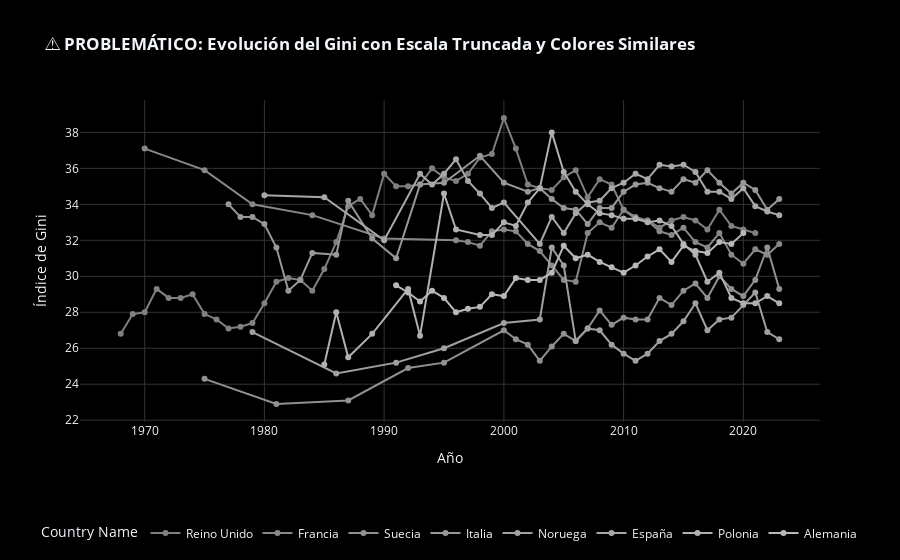

Here is the notebook cell this chart was saved with:
### Markdown cell above
## Parte 1: Visualización con Problemas

### Problema 1: Escalas mal ajustadas y paleta de colores inadecuada

Esta visualización demuestra los problemas mencionados:
- **Eje Y truncado**: No comienza en 0, exagerando falsamente las diferencias
- **Paleta de colores problemática**: Colores muy similares que dificultan la comparación

### Code cell
import plotly.express as px
import plotly.graph_objects as go
import pandas as pd

# Seleccionar algunos países para la visualización problemática
PAISES_FILTRADOS = ['Reino Unido', 'Francia', 'Italia', 'Noruega', 'Suecia', 'Alemania', 'España', 'Polonia']

df_estudio = df_paises_europeos[df_paises_europeos['Country Name'].isin(PAISES_FILTRADOS)].copy()

if df_estudio.empty:
    print("❌ Error: No se encontraron los países solicitados en el DataFrame.")
else:
    # ==========================================================
    # ⚠️ VISUALIZACIÓN PROBLEMÁTICA 1: Eje Y truncado
    # ==========================================================
    print("⚠️ PROBLEMA 1: Eje Y truncado (no comienza en 0)")
    print("   Esto exagera falsamente las diferencias entre países")
    
    # Calcular el rango mínimo y máximo de los datos
    gini_min = df_estudio['Value'].min()
    gini_max = df_estudio['Value'].max()
    
    # ⚠️ PROBLEMA: Truncar el eje Y para exagerar diferencias
    # En lugar de [0, 50], usamos un rango muy estrecho
    Y_MIN_PROBLEMA = gini_min - 1  # No comienza en 0
    Y_MAX_PROBLEMA = gini_max + 1  # Rango muy estrecho
    
    # ⚠️ PROBLEMA: Paleta de colores con tonos muy similares (grises)
    # Esto dificulta distinguir entre países
    COLOR_PALETTE_PROBLEMA = [
        '#808080',  # Gris medio
        '#888888',  # Gris ligeramente más claro
        '#909090',  # Gris más claro
        '#989898',  # Gris aún más claro
        '#A0A0A0',  # Gris claro
        '#A8A8A8',  # Gris muy claro
        '#B0B0B0',  # Gris casi blanco
        '#B8B8B8'   # Gris muy claro
    ]
    
    fig_problema = px.line(
        df_estudio.sort_values('Year'),
        x='Year',
        y='Value',
        color='Country Name',
        color_discrete_sequence=COLOR_PALETTE_PROBLEMA,  # Colores muy similares
        markers=True,
        title='<b>⚠️ PROBLEMÁTICO: Evolución del Gini con Escala Truncada y Colores Similares</b>',
        labels={'Value': 'Índice de Gini', 'Year': 'Año'}
    )
    
    # ⚠️ Configuración problemática del eje Y
    fig_problema.update_layout(
        template='plotly_dark',
        plot_bgcolor='black',
        paper_bgcolor='black',
        yaxis=dict(
            range=[Y_MIN_PROBLEMA, Y_MAX_PROBLEMA],  # ⚠️ Rango truncado, no desde 0
            gridcolor='#333'
        ),
        xaxis=dict(gridcolor='#333'),
        legend=dict(
            orientation="h",
            yanchor="top",
            y=-0.3,
            xanchor="center",
            x=0.5
        )
    )
    
    fig_problema.show()
    
    print(f"\n📊 Rango del eje Y problemático: [{Y_MIN_PROBLEMA:.1f}, {Y_MAX_PROBLEMA:.1f}]")
    print(f"   (Debería ser [0, 50] para una perspectiva real)")
    print(f"   ⚠️ Esto hace que diferencias pequeñas parezcan enormes!")

### Figure 1 — Plotly figure (JSON) as saved in the notebook; plotly's stock layout.template omitted (floating-point values rounded to 4 significant figures)
{"data": [{"hovertemplate": "Country Name=Reino Unido<br>Año=%{x}<br>Índice de Gini=%{y}<extra></extra>", "legendgroup": "Reino Unido", "line": {"color": "#808080", "dash": "solid"}, "marker": {"symbol": "circle"}, "mode": "lines+markers", "name": "Reino Unido", "orientation": "v", "showlegend": true, "x": [1968, 1969, 1970, 1971, 1972, 1973, 1974, 1975, 1976, 1977, 1978, 1979, 1980, 1981, 1982, 1983, 1984, 1985, 1986, 1987, 1988, 1989, 1990, 1991, 1992, 1993, 1994, 1995, 1996, 1997, 1998, 1999, 2000, 2001, 2002, 2003, 2004, 2005, 2006, 2007, 2008, 2009, 2010, 2011, 2012, 2013, 2014, 2015, 2016, 2017, 2018, 2019, 2020, 2021], "xaxis": "x", "y": [26.8, 27.9, 28.0, 29.3, 28.8, 28.8, 29.0, 27.9, 27.6, 27.1, 27.2, 27.4, 28.5, 29.7, 29.9, 29.8, 29.2, 30.4, 31.9, 33.9, 34.3, 33.4, 35.7, 35.0, 35.0, 35.1, 36.0, 35.5, 35.3, 35.7, 36.6, 36.8, 38.8, 37.1, 35.1, 34.9, 34.8, 35.5, 35.9, 34.4, 35.4, 35.1, 33.7, 33.2, 33.1, 32.7, 33.1, 33.3, 33.1, 32.6, 33.7, 32.8, 32.6, 32.4], "yaxis": "y", "type": "scatter"}, {"hovertemplate": "Country Name=Francia<br>Año=%{x}<br>Índice de Gini=%{y}<extra></extra>", "legendgroup": "Francia", "line": {"color": "#888888", "dash": "solid"}, "marker": {"symbol": "circle"}, "mode": "lines+markers", "name": "Francia", "orientation": "v", "showlegend": true, "x": [1970, 1975, 1979, 1984, 1990, 1996, 1997, 1998, 1999, 2000, 2001, 2002, 2003, 2004, 2005, 2006, 2007, 2008, 2009, 2010, 2011, 2012, 2013, 2014, 2015, 2016, 2017, 2018, 2019, 2020, 2021, 2022, 2023], "xaxis": "x", "y": [37.1, 35.9, 34.0, 33.4, 32.1, 32.0, 31.9, 31.7, 32.5, 32.6, 32.5, 31.8, 31.4, 30.6, 29.8, 29.7, 32.4, 33.0, 32.7, 33.7, 33.3, 33.1, 32.5, 32.3, 32.7, 31.9, 31.6, 32.4, 31.2, 30.7, 31.5, 31.2, 31.8], "yaxis": "y", "type": "scatter"}, {"hovertemplate": "Country Name=Suecia<br>Año=%{x}<br>Índice de Gini=%{y}<extra></extra>", "legendgroup": "Suecia", "line": {"color": "#909090", "dash": "solid"}, "marker": {"symbol": "circle"}, "mode": "lines+markers", "name": "Suecia", "orientation": "v", "showlegend": true, "x": [1975, 1981, 1987, 1992, 1995, 2000, 2001, 2002, 2003, 2004, 2005, 2006, 2007, 2008, 2009, 2010, 2011, 2012, 2013, 2014, 2015, 2016, 2017, 2018, 2019, 2020, 2021, 2022, 2023], "xaxis": "x", "y": [24.3, 22.9, 23.1, 24.9, 25.2, 27.0, 26.5, 26.2, 25.3, 26.1, 26.8, 26.4, 27.1, 28.1, 27.3, 27.7, 27.6, 27.6, 28.8, 28.4, 29.2, 29.6, 28.8, 30.0, 29.3, 28.9, 29.8, 31.6, 29.3], "yaxis": "y", "type": "scatter"}, {"hovertemplate": "Country Name=Italia<br>Año=%{x}<br>Índice de Gini=%{y}<extra></extra>", "legendgroup": "Italia", "line": {"color": "#989898", "dash": "solid"}, "marker": {"symbol": "circle"}, "mode": "lines+markers", "name": "Italia", "orientation": "v", "showlegend": true, "x": [1977, 1978, 1979, 1980, 1981, 1982, 1983, 1984, 1986, 1987, 1989, 1991, 1993, 1995, 1998, 2000, 2002, 2003, 2004, 2005, 2006, 2007, 2008, 2009, 2010, 2011, 2012, 2013, 2014, 2015, 2016, 2017, 2018, 2019, 2020, 2021, 2022, 2023], "xaxis": "x", "y": [34.0, 33.3, 33.3, 32.9, 31.6, 29.2, 29.8, 31.3, 31.2, 34.2, 32.1, 31.0, 35.1, 35.2, 36.7, 35.2, 34.7, 34.9, 34.3, 33.8, 33.7, 32.9, 33.8, 33.8, 34.7, 35.1, 35.2, 34.9, 34.7, 35.4, 35.2, 35.9, 35.2, 34.6, 35.2, 34.8, 33.7, 34.3], "yaxis": "y", "type": "scatter"}, {"hovertemplate": "Country Name=Noruega<br>Año=%{x}<br>Índice de Gini=%{y}<extra></extra>", "legendgroup": "Noruega", "line": {"color": "#A0A0A0", "dash": "solid"}, "marker": {"symbol": "circle"}, "mode": "lines+markers", "name": "Noruega", "orientation": "v", "showlegend": true, "x": [1979, 1986, 1991, 1995, 2000, 2003, 2004, 2005, 2006, 2007, 2008, 2009, 2010, 2011, 2012, 2013, 2014, 2015, 2016, 2017, 2018, 2019, 2020, 2021, 2022, 2023], "xaxis": "x", "y": [26.9, 24.6, 25.2, 26.0, 27.4, 27.6, 31.6, 30.6, 26.4, 27.1, 27.0, 26.2, 25.7, 25.3, 25.7, 26.4, 26.8, 27.5, 28.5, 27.0, 27.6, 27.7, 28.4, 29.1, 26.9, 26.5], "yaxis": "y", "type": "scatter"}, {"hovertemplate": "Country Name=España<br>Año=%{x}<br>Índice de Gini=%{y}<extra></extra>", "legendgroup": "España", "line": {"color": "#A8A8A8", "dash": "solid"}, "marker": {"symbol": "circle"}, "mode": "lines+markers", "name": "España", "orientation": "v", "showlegend": true, "x": [1980, 1985, 1990, 1993, 1994, 1995, 1996, 1997, 1998, 1999, 2000, 2003, 2004, 2005, 2006, 2007, 2008, 2009, 2010, 2011, 2012, 2013, 2014, 2015, 2016, 2017, 2018, 2019, 2020, 2021, 2022, 2023], "xaxis": "x", "y": [34.5, 34.4, 32.0, 35.7, 35.1, 35.7, 36.5, 35.3, 34.6, 33.8, 34.1, 31.8, 33.3, 32.4, 33.5, 34.1, 34.2, 34.9, 35.2, 35.7, 35.4, 36.2, 36.1, 36.2, 35.8, 34.7, 34.7, 34.3, 34.9, 33.9, 33.6, 33.4], "yaxis": "y", "type": "scatter"}, {"hovertemplate": "Country Name=Polonia<br>Año=%{x}<br>Índice de Gini=%{y}<extra></extra>", "legendgroup": "Polonia", "line": {"color": "#B0B0B0", "dash": "solid"}, "marker": {"symbol": "circle"}, "mode": "lines+markers", "name": "Polonia", "orientation": "v", "showlegend": true, "x": [1985, 1986, 1987, 1989, 1992, 1993, 1995, 1996, 1998, 1999, 2000, 2001, 2002, 2003, 2004, 2005, 2006, 2007, 2008, 2009, 2010, 2011, 2012, 2013, 2014, 2015, 2016, 2017, 2018, 2019, 2020, 2021, 2022, 2023], "xaxis": "x", "y": [25.1, 28.0, 25.5, 26.8, 29.3, 26.7, 34.6, 32.6, 32.3, 32.3, 33.0, 32.8, 34.1, 34.9, 38.0, 35.8, 34.7, 34.0, 33.5, 33.4, 33.2, 33.2, 33.0, 33.1, 32.8, 31.8, 31.2, 29.7, 30.2, 28.8, 28.5, 28.5, 28.9, 28.5], "yaxis": "y", "type": "scatter"}, {"hovertemplate": "Country Name=Alemania<br>Año=%{x}<br>Índice de Gini=%{y}<extra></extra>", "legendgroup": "Alemania", "line": {"color": "#B8B8B8", "dash": "solid"}, "marker": {"symbol": "circle"}, "mode": "lines+markers", "name": "Alemania", "orientation": "v", "showlegend": true, "x": [1991, 1992, 1993, 1994, 1995, 1996, 1997, 1998, 1999, 2000, 2001, 2002, 2003, 2004, 2005, 2006, 2007, 2008, 2009, 2010, 2011, 2012, 2013, 2014, 2015, 2016, 2017, 2018, 2019, 2020], "xaxis": "x", "y": [29.5, 29.1, 28.6, 29.2, 28.8, 28.0, 28.2, 28.3, 29.0, 28.9, 29.9, 29.8, 29.8, 30.2, 31.7, 31.0, 31.2, 30.8, 30.5, 30.2, 30.6, 31.1, 31.5, 30.8, 31.7, 31.4, 31.3, 31.9, 31.8, 32.4], "yaxis": "y", "type": "scatter"}], "layout": {"xaxis": {"anchor": "y", "domain": [0.0, 1.0], "title": {"text": "Año"}, "gridcolor": "#333"}, "yaxis": {"anchor": "x", "domain": [0.0, 1.0], "title": {"text": "Índice de Gini"}, "range": [21.9, 39.8], "gridcolor": "#333"}, "legend": {"title": {"text": "Country Name"}, "tracegroupgap": 0, "orientation": "h", "yanchor": "top", "y": -0.3, "xanchor": "center", "x": 0.5}, "title": {"text": "<b>⚠️ PROBLEMÁTICO: Evolución del Gini con Escala Truncada y Colores Similares</b>"}, "plot_bgcolor": "black", "paper_bgcolor": "black"}}
